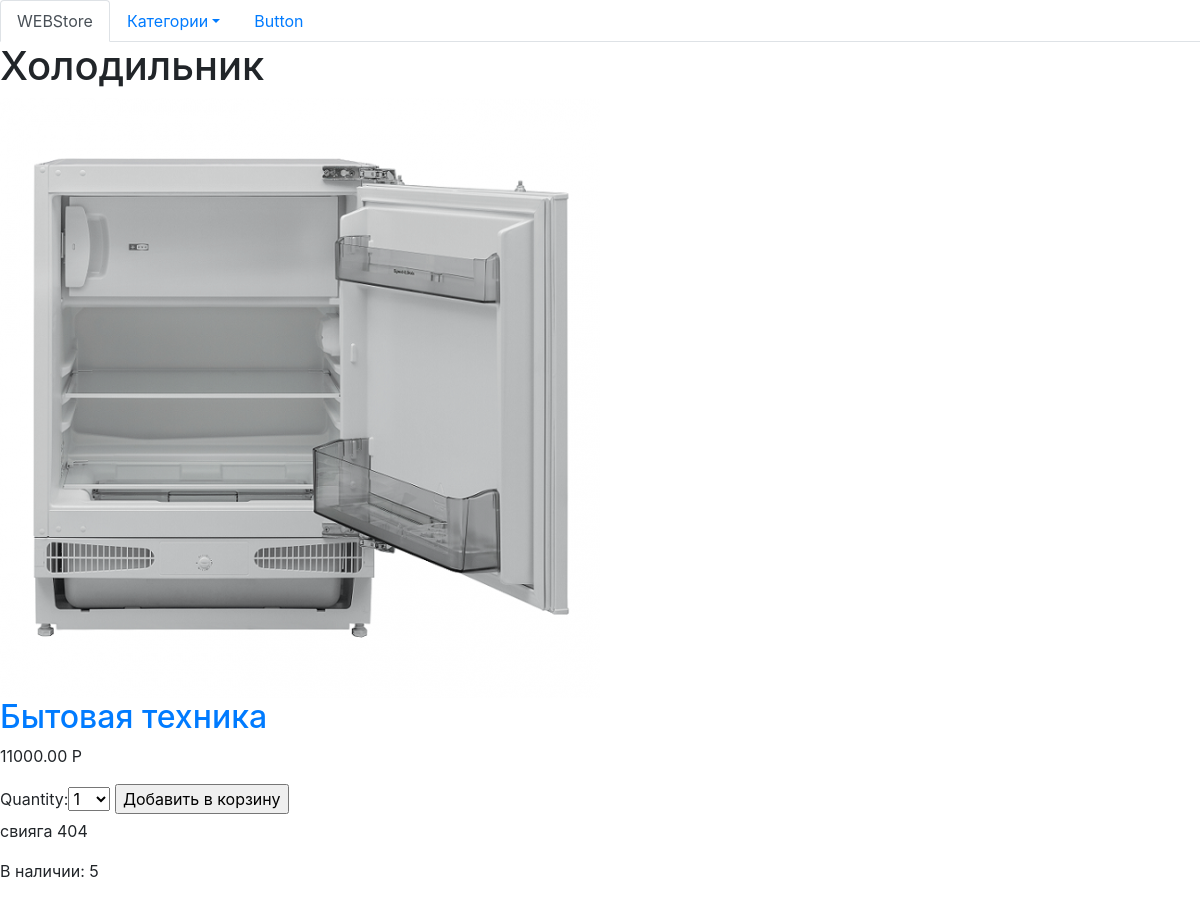
Screenshot of /1/holodilnik/ with the database file from the repository.
### webstore/models.py (models this page shows, shortened)
class Product(models.Model):
    category = models.ForeignKey("Category", related_name = 'products', on_delete = models.CASCADE)
    name = models.CharField(max_length = 150, db_index = True)
    slug = models.SlugField(max_length=200, db_index=True)
    image = models.ImageField(upload_to='products/%Y/%m/%d', blank = True)
    description = models.TextField(blank = True)
    specifications = models.TextField(blank = True)
    price = models.DecimalField(max_digits = 10, decimal_places = 2)
    stock = models.PositiveIntegerField()
    available = models.BooleanField(default = True)
    created = models.DateTimeField(auto_now_add = True)
    updated = models.DateTimeField(auto_now = True)
    class Meta:
        ordering = ('name',)
        index_together = (('id', 'slug'),)

class Category(models.Model):
    name = models.CharField(max_length = 100, db_index = True)
    slug = models.SlugField(max_length = 200, db_index=True, unique=True)
    class Meta:
        ordering = ('name',)
        verbose_name = 'Категория'
        verbose_name_plural = 'Категории'
    def __str__(self):
        return self.name
    def get_absolute_url(self):
        return reverse('webstore:product_list_by_category', args = [self.slug])

### webstore/views.py (the view)
# urls.py: url(r'^(?P<id>\d+)/(?P<slug>[-\w]+)/$', views.product_detail, name='product_detail'),
def product_detail(request, id, slug):
    templates = 'webstore/product/product_detail.html'
    product = get_object_or_404(Product, id = id, slug = slug, available = True)
    category = None
    categories = Category.objects.all()
    basket_product_form = BasketAddProductForm()
    return render(request, templates,
        {
        'product': product,
        'category': category,
        'categories': categories,
        'basket_product_form': basket_product_form
        }
    )

### basket/forms.py
class BasketAddProductForm(forms.Form):
    quantity = forms.TypedChoiceField(choices = PRODUCT_QUANTITY_CHOICES, coerce = int)
    update = forms.BooleanField(required = False, initial = False, widget = forms.HiddenInput)

### webstore/templates/webstore/product/product_detail.html (shortened to what this page needs)
{% extends "webstore/base_generic.html" %}
{% load static %}
{% block content %}
    <div>
        <h1>{{ product.name }}</h1>
        <img src = "{% if product.image %}{{ product.image.url }}{% else %}{% static 'img/no_image.png' %}{% endif %}">
        <h2><a href="{{ product.category.get_absolute_url }}">{{ product.category }}</a></h2>
        <p class = "price">{{ product.price }} P</p>
        <form action="{% url 'basket:basket_add' product.id %}" method="post">
            {{ basket_product_form }}
        <input type="submit" value="Добавить в корзину">
        </form>
        <div>
            {{ product.description|linebreaks }}
        </div>
        <p>В наличии: {{ product.stock }}</p>
    </div>
{% endblock %}

### rows the page displays
Product: name "Холодильник", image (picture), category "Бытовая техника", price "11000.00", description "свияга 404", stock "5"
